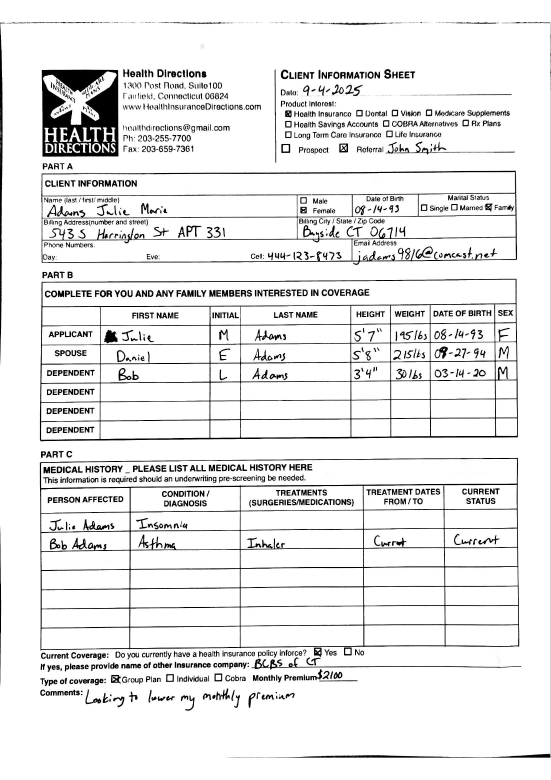
#> input picture docs/julie.jpg, 1653 x 2339 px (shown at 1/3 size); its folder holds 4 pictures in this run
$ jupyter execute --allow-errors structured-data-extract.ipynb   (shell and % lines are left out)
#> lines starting #> are read from the running program, lines starting #| are printed output that depends on the picture; after the words box and inside, x2 and y2 are one past the last pixel; in counts of white or black regions, pixels touching at a corner belong together
### Define Structured Data

The first step is to explicitly define the structured data we want to extract from the document. This schema becomes both a validation target and a constraint that helps downstream AI systems remain consistent and auditable.

[cell 1]
from typing import List, Literal, Optional
import dotenv
from openai import OpenAI
from pydantic import BaseModel, Field

dotenv.load_dotenv()

#> (the rest of this cell did not finish here and is left out)

### Test Data

Part of what many AI implementations overlook is the importance of validated test data. Without a known set of correct answers, it’s impossible to measure accuracy or determine whether improvements are meaningful.

[cell 2]
from difflib import SequenceMatcher
from typing import Tuple

#> (the rest of this cell did not finish here and is left out)

### OpenAI GPT-5.2 Alone

It's not a bad idea to see what AI is capable of without assistance. This establishes a baseline, but it also highlights where AI struggles without structural guidance—especially in visually ambiguous elements.

**COST NOTE:** At the time of creating and testing this, the 4 requests cost $0.04. There were 10.612K Input Tokens and 1.608K Output Tokens

[cell 3]
from pathlib import Path

# [30 lines left out: function ocr_scanned_pdf_to_fields, not called in this run]

#> (the rest of this cell did not finish here and is left out)

### OpenAI GPT-5.2 Alone Results

While the results were impressive for a purely AI-driven approach, they still fell short of the accuracy required for reliable production use. "Product Interest" would be a section the business wants to get correct nearly 100% of the time otherwise they're potentially money on the table, or contacting about a product they actually have no interest in.

### Context is King

In almost every case, AI can be improved by providing it with context. This is seen in popular frameworks such as RAG where the context is dynamically retrieved, and is provided to the LLM. What's coming up is similar, but just with information pulled via tranditional methods rather than a document.

### The Pairing of AI and Traditional Engineering

Traditional approaches relied entirely on CV and OCR, while modern systems benefit from using these techniques to provide structured context that allows AI models to reason more effectively.

[cell 4]
import cv2

# Load the image using OpenCV
image_cv2 = cv2.imread('./docs/julie.jpg')
#> image_cv2 is the input picture: shape (2339, 1653, 3); min 0, max 255, mean 233.4

# Check if the image was loaded successfully
if image_cv2 is not None:
    print("Image loaded successfully.")
else:
    print("Failed to load the image.")

[cell 5]
boxes_section = image_cv2[300:520,820:1550]  # Adjust these coordinates as needed
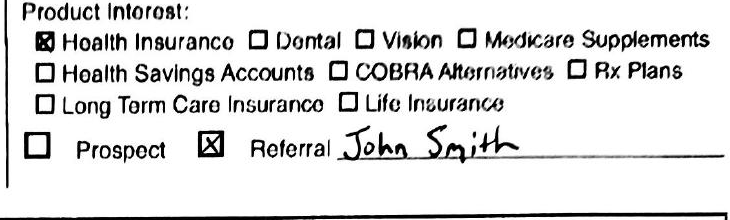
#> boxes_section: shape (220, 730, 3); min 0, max 255, mean 224.3

import matplotlib.pyplot as plt

plt.imshow(cv2.cvtColor(boxes_section, cv2.COLOR_BGR2RGB))
plt.title("Boxes Section")
plt.axis("off")
plt.show()

### Traditional CV2 + OCR

Below is how the problem of identifying the squares, identifying whether they were checked or not, and pulling the label context was solved. Note that the context width size is purposefully larger than what is needed, because in the end, context is king. We know with the labels to the right, the text closest to the beginning of the string is most important when associating it with the field name.

[cell 6]
from enum import Enum
import cv2
import pytesseract

# Isolates horizontal and vertical lines to find boxes in the image
# NOTE: This is tuned for my sample images; you may need to adjust parameters for your use case.
def find_boxes_by_lines(
    bgr,
    min_w=15,
    min_h=15,
    max_w=None,
    max_h=None,
    aspect_tol=0.35,          # if squares: 0.35 => accept 0.65..1.35 aspect
    rectangularity_min=0.50,  # contour_area / (w*h)
    line_scale=0.02,           # kernel length as fraction of image dim
    show_steps=False
):
#> called with min_w = 15, min_h = 15, aspect_tol = 0.35, rectangularity_min = 0.5, line_scale = 0.02, show_steps = True
    gray = cv2.cvtColor(bgr, cv2.COLOR_BGR2GRAY)

    # 1) Binarize (invert so ink=1)
    bin_img = cv2.adaptiveThreshold(
        gray, 255,
        cv2.ADAPTIVE_THRESH_GAUSSIAN_C,
        cv2.THRESH_BINARY_INV,
        31, 7
    )
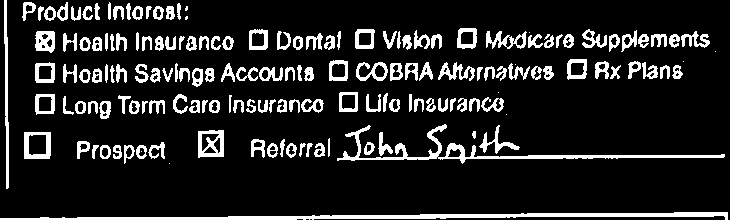
#> bin_img: shape (220, 730); 13.7% white; 163 white regions (11 under 20 px), largest, box (x1, y1, x2, y2) and area: (0, 212, 728, 220) 2666, (337, 124, 725, 164) 1899, (4, 0, 9, 189) 576

    h, w = bin_img.shape[:2]
#> h = 220; w = 730
    if max_w is None: max_w = w
#> max_w = 730
    if max_h is None: max_h = h
#> max_h = 220

    # 2) Extract horizontal/vertical strokes only
    # Kernel lengths should be a bit smaller than typical box side length.
    kx = max(10, int(w * line_scale))
#> kx = 14
    ky = max(10, int(h * line_scale))
#> ky = 10

    horiz_kernel = cv2.getStructuringElement(cv2.MORPH_RECT, (kx, 1))
    vert_kernel  = cv2.getStructuringElement(cv2.MORPH_RECT, (1, ky))
#> vert_kernel = [1, 1, 1, 1, 1, 1, 1, 1, 1, 1]

    horizontal = cv2.morphologyEx(bin_img, cv2.MORPH_OPEN, horiz_kernel, iterations=1)
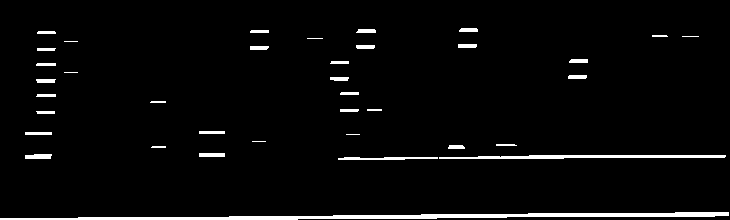
#> horizontal: shape (220, 730); 3.5% white; 37 white regions (6 under 20 px), largest, box (x1, y1, x2, y2) and area: (0, 212, 729, 220) 2609, (439, 155, 726, 159) 855, (338, 157, 438, 160) 237

    if show_steps:
        plt.imshow(horizontal, cmap='gray')
        plt.title("Horizontal Lines")
        plt.axis("off")
        plt.show()

    vertical   = cv2.morphologyEx(bin_img, cv2.MORPH_OPEN, vert_kernel, iterations=1)
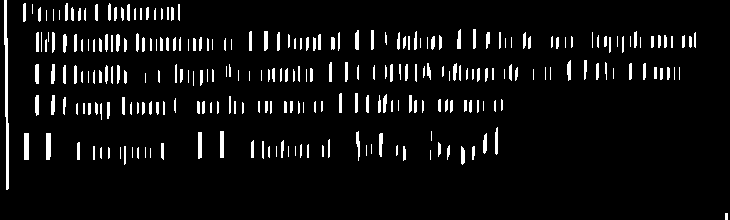
#> vertical: shape (220, 730); 6% white; 269 white regions (51 under 20 px), largest, box (x1, y1, x2, y2) and area: (4, 0, 9, 190) 570, (24, 133, 29, 160) 135, (46, 133, 51, 160) 132
    if show_steps:
        plt.imshow(vertical, cmap='gray')
        plt.title("Vertical Lines")
        plt.axis("off")
        plt.show()

    # 3) Combine to get box borders (ignores diagonals)
    borders = cv2.bitwise_or(horizontal, vertical)
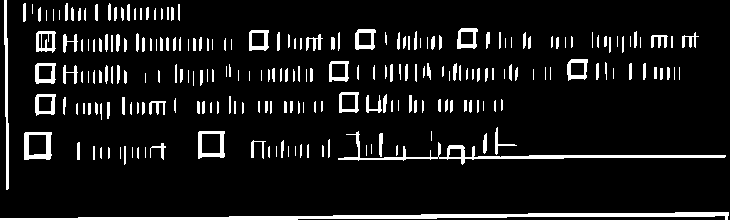
#> borders: shape (220, 730); 9.2% white; 236 white regions (48 under 20 px), largest, box (x1, y1, x2, y2) and area: (0, 212, 729, 220) 2621, (338, 131, 726, 165) 1422, (4, 0, 9, 190) 570

    if show_steps:
        plt.imshow(borders, cmap='gray')
        plt.title("Combined Borders")
        plt.axis("off")
        plt.show()

    # 4) Connect small gaps in borders (broken print / noise)
    borders = cv2.morphologyEx(
        borders,
        cv2.MORPH_CLOSE,
        cv2.getStructuringElement(cv2.MORPH_RECT, (3, 3)),
        iterations=1
    )
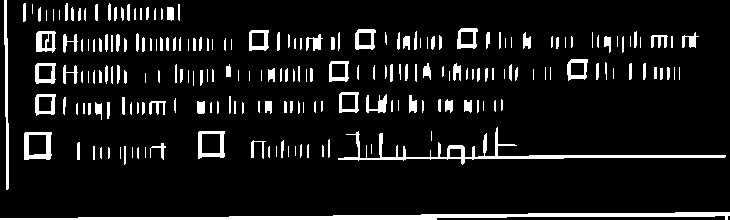
#> borders: shape (220, 730); 9.5% white; 216 white regions (46 under 20 px), largest, box (x1, y1, x2, y2) and area: (0, 212, 730, 220) 2764, (338, 127, 726, 165) 1739, (4, 0, 9, 190) 570

    if show_steps:
        plt.imshow(borders, cmap='gray')
        plt.title("Closed Borders")
        plt.axis("off")
        plt.show()

    # Optional: slightly thicken so contours are continuous
    borders = cv2.dilate(borders, cv2.getStructuringElement(cv2.MORPH_RECT, (2, 2)), iterations=1)
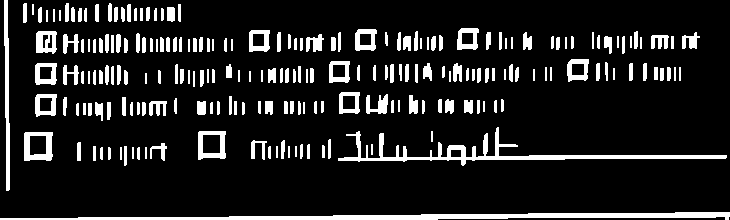
#> borders: shape (220, 730); 13.1% white; 216 white regions

    # 5) Find contours on borders-only image
    contours, _ = cv2.findContours(borders, cv2.RETR_EXTERNAL, cv2.CHAIN_APPROX_SIMPLE)
#> contours = 216 contours, 46 with area under 20; largest, box (x1, y1, x2, y2) and area: (0, 212, 730, 220) 2326, (338, 127, 727, 166) 1864, (24, 132, 53, 161) 746, (198, 131, 226, 160) 696, (4, 0, 10, 191) 572

    boxes = []
    for cnt in contours:
        x, y, bw, bh = cv2.boundingRect(cnt)

        if bw < min_w or bh < min_h or bw > max_w or bh > max_h:
            continue

        # If you only want squares, keep this. If you want rectangles too, remove it.
        aspect = bw / float(bh)
        if not (1 - aspect_tol <= aspect <= 1 + aspect_tol):
            continue


        # Rectangularity filter: boxes look like rectangles; scribbles don't.
        area = cv2.contourArea(cnt)
        rect_area = bw * bh
        if rect_area <= 0:
            continue

        rectangularity = area / float(rect_area)
        if rectangularity < rectangularity_min:
            continue

        # Stronger geometry test: approx polygon should be 4-ish corners
        peri = cv2.arcLength(cnt, True)
        approx = cv2.approxPolyDP(cnt, 0.02 * peri, True)
        if len(approx) < 4:
            continue

        boxes.append((x, y, bw, bh))
#> this loop made 216 passes
#> (x, y, bw, bh) on passes 1, 3, 6: (0, 212, 730, 8), (137, 147, 3, 13), (108, 147, 3, 13)
#> after the loop, boxes = [(24, 132, 29, 29), (198, 131, 28, 29), (35, 94, 22, 23), (339, 92, 21, 22), (35, 63, 22, 22), (329, 61, 21, 22), (567, 59, 22, 23), (36, 31, 21, 23), (249, 30, 21, 22), (355, 29, 22, 22), (457, 28, 22, 22)]

    boxes.sort(key=lambda b: (b[1], b[0]))
    return boxes, bin_img, borders

class ContextDirection(Enum):
    LEFT = 1
    RIGHT = 2
    UP = 3
    DOWN = 4

def get_box_context(section, box, context_dir: ContextDirection, outer_pixel_count=5, context_size=200, box_checked_threshold=0.4):
    x, y, w, h = box
    h_img, w_img = section.shape[:2]

    def is_box_checked(box, section, threshold=0.4):
        x, y, w, h = box
        x0 = max(0, x + outer_pixel_count)
        y0 = max(0, y + outer_pixel_count)
        x1 = min(w_img, x + w - outer_pixel_count)
        y1 = min(h_img, y + h - outer_pixel_count)

        box_area = section[y0:y1, x0:x1]

        total_pixels = box_area.size
        black_and_white = cv2.cvtColor(box_area, cv2.COLOR_BGR2GRAY)
        _, binary_box = cv2.threshold(black_and_white, 200, 255, cv2.THRESH_BINARY_INV)
        black_pixels = cv2.countNonZero(binary_box)

        black_fraction = black_pixels / total_pixels
        return black_fraction >= threshold

    is_checked = is_box_checked(box, section, threshold=box_checked_threshold)

    context_text = ""

    if context_dir == ContextDirection.LEFT:
        context_img = section[y-5:y+h+5, max(0, x-context_size):x]

    if context_dir == ContextDirection.RIGHT:
        context_img=section[y-5:y+h+5, x+ w : min(w_img, x + w + context_size)]
    if context_dir == ContextDirection.UP:
        context_img = section[max(0, y - context_size):y, x:x+w]
    if context_dir == ContextDirection.DOWN:
        context_img = section[y + h : min(h_img, y + h + context_size), x:x+w]

    context_text = pytesseract.image_to_string(context_img)
    return (is_checked, context_text.strip())


boxes, bin_img, borders = find_boxes_by_lines(boxes_section, show_steps=True)
#> boxes = [(457, 28, 22, 22), (355, 29, 22, 22), (249, 30, 21, 22), (36, 31, 21, 23), (567, 59, 22, 23), (329, 61, 21, 22), (35, 63, 22, 22), (339, 92, 21, 22), (35, 94, 22, 23), (198, 131, 28, 29), (24, 132, 29, 29)]

print(f"Detected {len(boxes)} boxes.")
#| Detected 11 boxes.

contexts = []

# [7 lines left out: function get_checkboxes_and_contexts, not called in this run]

#> (the rest of this cell did not finish here and is left out)
